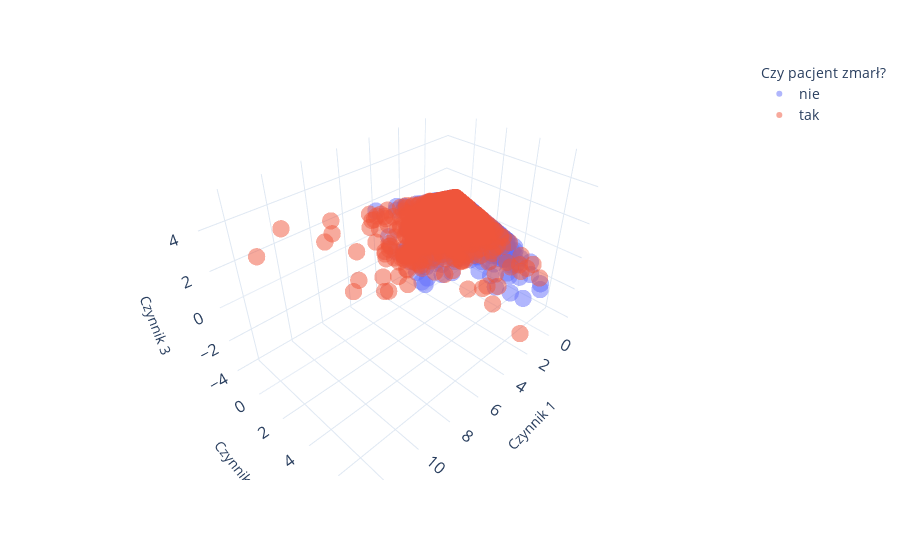

Here is the notebook cell this chart was saved with:
### Code cell
merged_data['ZGON'] = merged_data['ZGON'].astype(str)
merged_data['Czy pacjent zmarł?'] = merged_data['ZGON'].map({'1.0': 'tak', '0.0': 'nie'})

fig = px.scatter_3d(merged_data, x='Czynnik 1', y='Czynnik 2', z='Czynnik 3', color='Czy pacjent zmarł?', size_max=18, opacity=0.5)
fig.update_traces(textposition='top center', marker_size=6)

fig.update_layout(
    scene=dict(
        xaxis=dict(tickfont=dict(size=14)),
        yaxis=dict(tickfont=dict(size=14)),
        zaxis=dict(tickfont=dict(size=14)),
    )
)

fig.update_layout(legend=dict(font=dict(size=14)), legend_title=dict(font=dict(size=14)))
fig.update_layout(template="plotly_white")
fig.show()

### Figure 1 — Plotly figure (JSON) as saved in the notebook; plotly's stock layout.template omitted (floating-point values rounded to 4 significant figures; data arrays with more than 128 entries replaced by an {"elided": "..."} marker saying what was removed)
{"data": [{"hovertemplate": "Czy pacjent zmarł?=nie<br>Czynnik 1=%{x}<br>Czynnik 2=%{y}<br>Czynnik 3=%{z}<extra></extra>", "legendgroup": "nie", "marker": {"color": "#636efa", "opacity": 0.5, "size": 6, "symbol": "circle"}, "mode": "markers", "name": "nie", "scene": "scene", "showlegend": true, "textposition": "top center", "type": "scatter3d", "x": {"elided": "1528 float values"}, "y": {"elided": "1528 float values"}, "z": {"elided": "1528 float values"}}, {"hovertemplate": "Czy pacjent zmarł?=tak<br>Czynnik 1=%{x}<br>Czynnik 2=%{y}<br>Czynnik 3=%{z}<extra></extra>", "legendgroup": "tak", "marker": {"color": "#EF553B", "opacity": 0.5, "size": 6, "symbol": "circle"}, "mode": "markers", "name": "tak", "scene": "scene", "showlegend": true, "textposition": "top center", "type": "scatter3d", "x": {"elided": "1406 float values"}, "y": {"elided": "1406 float values"}, "z": {"elided": "1406 float values"}}], "layout": {"legend": {"font": {"size": 14}, "title": {"font": {"size": 14}, "text": "Czy pacjent zmarł?"}, "tracegroupgap": 0}, "margin": {"t": 60}, "scene": {"domain": {"x": [0, 1], "y": [0, 1]}, "xaxis": {"tickfont": {"size": 14}, "title": {"text": "Czynnik 1"}}, "yaxis": {"tickfont": {"size": 14}, "title": {"text": "Czynnik 2"}}, "zaxis": {"tickfont": {"size": 14}, "title": {"text": "Czynnik 3"}}}}}
